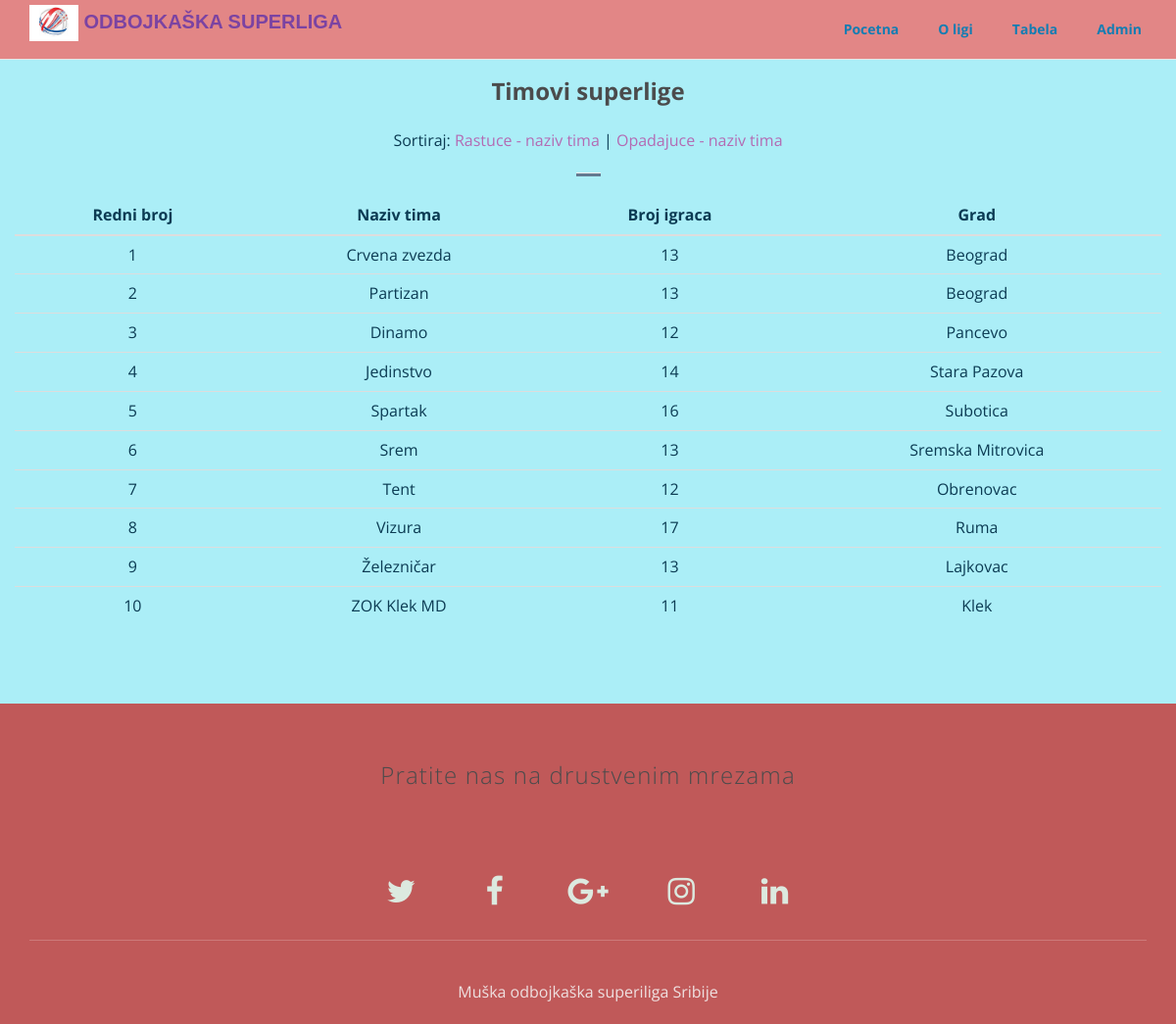
The page / on the database its author committed.
### tables this page shows
CREATE TABLE `tim` (
  `timID` int(11) NOT NULL,
  `nazivTima` varchar(255) NOT NULL,
  `brojIgraca` int(11) NOT NULL,
  `gradID` int(11) NOT NULL
);

CREATE TABLE `grad` (
  `id` int(11) NOT NULL,
  `naziv` varchar(255) NOT NULL
);

### dbbroker.php (called while the page is built, shortened)
<?php
class DBBroker
{
    protected $_mysqli;
    protected $_query;
    public function __construct($host, $username, $password, $db, $port = NULL)
    {
        if($port == NULL)
            $port = ini_get('mysqli.default_port');
        $this->_mysqli = new mysqli($host, $username, $password, $db, $port)
            or die('There was a problem connecting to the database');
        $this->_mysqli->set_charset('utf8');
    }
    protected function reset()
    {
        $this->_query = null;
    }
    public function rawQuery($query, $bindParams = null)
    {
        $this->_query = filter_var($query, FILTER_SANITIZE_STRING);
        $stmt = $this->_prepareQuery();
        $stmt->execute();
        return $this->_dynamicBindResults($stmt);
    }
    protected function _dynamicBindResults(mysqli_stmt $stmt)
    {
        $parameters = array();
        $results = array();
        $meta = $stmt->result_metadata();
        $row = array();
        while ($field = $meta->fetch_field()) {
            $row[$field->name] = null;
            $parameters[] = & $row[$field->name];
        }
        call_user_func_array(array($stmt, 'bind_result'), $parameters);
        while ($stmt->fetch()) {
            $x = array();
            foreach ($row as $key => $val) {
                $x[$key] = $val;
            }
            array_push($results, $x);
        }
        return $results;
    }
    protected function _prepareQuery()
    {
        if (!$stmt = $this->_mysqli->prepare($this->_query)) {
            trigger_error("Problem preparing query ($this->_query) " . $this->_mysqli->error, E_USER_ERROR);
        }
        return $stmt;
    }
}

### inicijalizacija.php (called while the page is built, shortened)
<?php
require('dbbroker.php');
$db = new DBBroker('localhost', 'root', '', 'odbojka');
?>

### index.php (the view, shortened to what this page needs)
<?php
include 'inicijalizacija.php';
$orderBy = '';
?>
<!DOCTYPE html>
<html lang="en">
  <head>
    <link rel="stylesheet" type="text/css" href="css/font-awesome.min.css">
    <link rel="stylesheet" type="text/css" href="css/bootstrap.min.css">
    <link rel="stylesheet" type="text/css" href="css/imagehover.min.css">
    <link rel="stylesheet" type="text/css" href="css/style.css">
  </head>
  <body>
    <?php include 'navbar.php'; ?>
    <section id ="feature" class="section-padding">
      <div class="container">
        <div class="row">
          <div class="header-section text-center">
            <h2>Timovi superlige</h2>
            <p>Sortiraj:
            <a href="index.php?sort=rastuce">Rastuce - naziv tima</a>
            |
            <a href="index.php?sort=opadajuce">Opadajuce - naziv tima</a>
          </p>
            <hr class="bottom-line">
            <table class="table table-stripped" >
              <thead>
                <tr >
                  <th class="text-center">Redni broj</th>
                  <th class="text-center">Naziv tima</th>
                  <th class="text-center">Broj igraca</th>
                  <th class="text-center">Grad</th>
                </tr>
              </thead>
              <tbody>
                <?php
                $timovi = $db->rawQuery("select * from tim t join grad g on t.gradID=g.id" . $orderBy);
                $brojac = 0;
                foreach ($timovi as $tim) {
                  ?>
                    <tr>
                        <td><?php echo (++$brojac); ?></td>
                        <td><?php echo ($tim["nazivTima"]); ?></td>
                        <td><?php echo ($tim["brojIgraca"]); ?></td>
                        <td><?php echo ($tim["naziv"]); ?></td>
                    </tr>
                  <?php
                }
                ?>
              </tbody>
            </table>
          </div>
        </div>
      </div>
    </section>
    <?php include 'footer.php'; ?>
  </body>
</html>

### navbar.php (shortened to what this page needs)
<nav class="navbar navbar-default navbar-fixed-top">
  <div class="container">
    <div class="navbar-header">
    <a class="navbar-brand" href="index.php"><img class="navbar-brand-logo" src="img/ova.jpg" /> Odbojkaška superliga</a>
    </div>
    <div class="collapse navbar-collapse" id="myNavbar">
    <ul class="nav navbar-nav navbar-right">
      <li><a href="index.php">Pocetna</a></li>
      <li><a href="onama.php">O ligi</a></li>
      <li><a href="tabelaTimovi.php">Tabela</a></li>
      <li><a href="admin.php">Admin</a></li>
    </ul>
    </div>
  </div>
</nav>

### footer.php
<footer id="footer" class="footer">
  <div class="container text-center">
  <h3>Pratite nas na drustvenim mrezama</h3>
  <ul class="social-links">
    <li><a href="#link"><i class="fa fa-twitter fa-fw"></i></a></li>
    <li><a href="#link"><i class="fa fa-facebook fa-fw"></i></a></li>
    <li><a href="#link"><i class="fa fa-google-plus fa-fw"></i></a></li>
    <li><a href="#link"><i class="fa fa-instagram fa-fw"></i></a></li>
    <li><a href="#link"><i class="fa fa-linkedin fa-fw"></i></a></li>
  </ul>
   Muška odbojkaška superiliga Sribije
  </div>
</footer>

### css/style.css (style rules this page uses)
body { font-size: 15px; line-height: 1.52; color: #0b3b53; background-color:rgb(171, 238, 247) ; font-size: 16px; font-family: "Open Sans", sans-serif; font-weight: 400; }
ol, ul { list-style: none; }
table { border-collapse: collapse; border-spacing: 0; }
.section-padding { padding: 60px 0px; }
h1, h2, h3, h4, h5, h6 { font-family: Open Sans, sans-serif; font-weight: 700; color: #4b4b4c; }
a { color: #b36bb3; }
.navbar-default .navbar-brand { color: #3315b696; }
.navbar-default { background-color: #e28686; }
.navbar-default .navbar-nav > li > a { color: #137db3; font-size: 14px; font-weight: 700; }
.navbar-nav > li > a { padding: 0px; margin: 10px 5px; padding: 10px 15px; }
.navbar-brand { font-size: 2rem !important; margin: 5px 0px !important; }
.navbar-brand-logo { display: inline !important; max-width: 50px; }
.navbar-default .navbar-brand { font-family: "Dosis", sans-serif !important; font-weight: 700; text-transform: uppercase; padding: 0px; height: inherit; font-size: 36px; margin: 20px 0px; }
.navbar { margin-bottom: 0px; }
h2 { font-size: 24px; padding-bottom: 15px; }
.bottom-line { width: 25px; height: 3px; background-color: rgb(99, 122, 145); }
.footer { padding: 60px 0 20px; background: rgb(192, 89, 89); color: rgba(240, 230, 230, 0.959); }
.footer a { color: #fff; }
.footer h3 { font-weight: 300; letter-spacing: 0.05em; margin: 0 0 40px; font-size: 24px; }
.footer .social-links li a { color: rgb(220, 233, 223); font-size: 32px; line-height: 50px; border-radius: 50%; text-align: center; -webkit-transition: all 0.3s ease-out; transition: all 0.3s ease-out; }
.footer .social-links li { display: inline-block; margin: 0 25px 25px; -webkit-transition: all 0.3s ease-out; transition: all 0.3s ease-out; }
.footer .social-links { list-style: none; padding: 0; margin: 30px 0 40px; padding: 40px 0 0; border-bottom: 1px solid rgba(255, 255, 255, 0.2); }

### rows shown on the page
tim: nazivTima "Crvena zvezda", brojIgraca "13", gradID.naziv "Beograd"
tim: nazivTima "Partizan", brojIgraca "13", gradID.naziv "Beograd"
tim: nazivTima "Dinamo", brojIgraca "12", gradID.naziv "Pancevo"
tim: nazivTima "Jedinstvo", brojIgraca "14", gradID.naziv "Stara Pazova"
tim: nazivTima "Spartak", brojIgraca "16", gradID.naziv "Subotica"
tim: nazivTima "Srem", brojIgraca "13", gradID.naziv "Sremska Mitrovica"
tim: nazivTima "Tent", brojIgraca "12", gradID.naziv "Obrenovac"
tim: nazivTima "Vizura", brojIgraca "17", gradID.naziv "Ruma"
tim: nazivTima "Železničar", brojIgraca "13", gradID.naziv "Lajkovac"
tim: nazivTima "ZOK Klek MD", brojIgraca "11", gradID.naziv "Klek"
